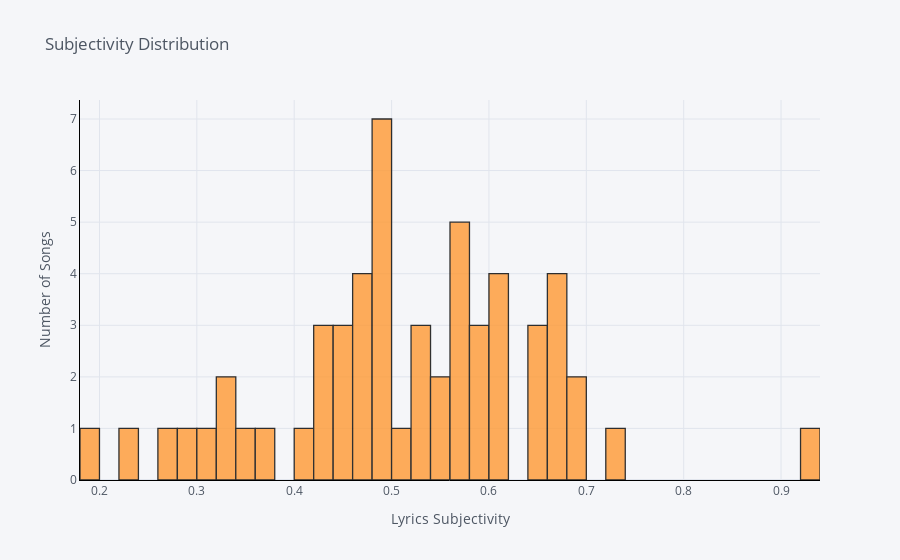

The notebook cell this image was saved under:
### Code cell
# Subjectivity distribution - shows subjectivity range and number of songs in that range
data['subjectivity'].iplot(
    kind = 'hist',
    bins = 56, #A small database so I limited this to the number of rows so the spread will be even. 
    xTitle = 'Lyrics Subjectivity',
    linecolor = 'black',
    yTitle = 'Number of Songs',
    title = 'Subjectivity Distribution')

### Figure 1 — Plotly figure (JSON) as saved in the notebook; plotly's stock layout.template omitted (floating-point values rounded to 4 significant figures)
{"data": [{"histfunc": "count", "histnorm": "", "marker": {"color": "rgba(255, 153, 51, 1.0)", "line": {"color": "#000000", "width": 1.3}}, "name": "subjectivity", "nbinsx": 56, "opacity": 0.8, "orientation": "v", "type": "histogram", "x": [0.465, 0.4952, 0.6557, 0.6975, 0.5629, 0.2276, 0.5268, 0.5622, 0.5542, 0.6558, 0.5705, 0.6166, 0.5838, 0.4281, 0.4333, 0.379, 0.5724, 0.5261, 0.4383, 0.6021, 0.5075, 0.35, 0.2745, 0.4491, 0.4676, 0.4944, 0.4779, 0.5739, 0.6186, 0.6111, 0.4771, 0.4543, 0.2801, 0.3274, 0.7258, 0.675, 0.4161, 0.3134, 0.4857, 0.5389, 0.6772, 0.4801, 0.681, 0.4963, 0.4839, 0.5982, 0.59, 0.1981, 0.3373, 0.446, 0.9313, 0.671, 0.486, 0.6594, 0.6684, 0.5508]}], "layout": {"barmode": "overlay", "legend": {"bgcolor": "#F5F6F9", "font": {"color": "#4D5663"}}, "paper_bgcolor": "#F5F6F9", "plot_bgcolor": "#F5F6F9", "title": {"font": {"color": "#4D5663"}, "text": "Subjectivity Distribution"}, "xaxis": {"gridcolor": "#E1E5ED", "linecolor": "black", "showgrid": true, "tickfont": {"color": "#4D5663"}, "title": {"font": {"color": "#4D5663"}, "text": "Lyrics Subjectivity"}, "zerolinecolor": "#E1E5ED"}, "yaxis": {"gridcolor": "#E1E5ED", "linecolor": "black", "showgrid": true, "tickfont": {"color": "#4D5663"}, "title": {"font": {"color": "#4D5663"}, "text": "Number of Songs"}, "zerolinecolor": "#E1E5ED"}}}
